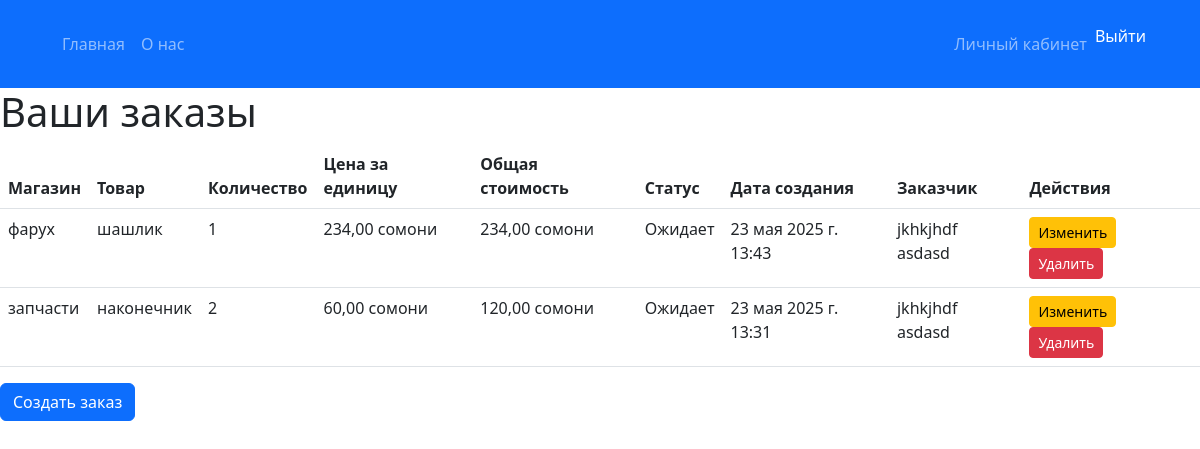
The page /order/list/ (signed in) on the database its author committed.
### order/models.py (models this page shows, shortened)
class Order(models.Model):
    STATUS_CHOICES = (
        ('pending', 'Ожидает'),
        ('in_progress', 'В процессе'),
        ('completed', 'Завершено'),
    )
    user = models.ForeignKey(CustomUser, on_delete=models.CASCADE)
    product = models.ForeignKey(Product, on_delete=models.CASCADE)
    quantity = models.PositiveIntegerField(default=1)
    status = models.CharField(max_length=20, choices=STATUS_CHOICES, default='pending')
    created_at = models.DateTimeField(auto_now_add=True)
    updated_at = models.DateTimeField(auto_now=True)
    class Meta:
        verbose_name = 'Order'
        verbose_name_plural = 'Orders'

### store/models/product.py (models this page shows, shortened)
class Product(models.Model):
    name = models.CharField(max_length=200)
    description = models.TextField()
    price = models.DecimalField(max_digits=8, decimal_places=2)
    subcategory = models.ForeignKey(SubCategory, related_name='products', on_delete=models.CASCADE)
    store = models.ForeignKey(Store, related_name='products', on_delete=models.CASCADE, default=1)  # Значение по умолчанию, которое будет установлено для старых продуктов
    image = models.ImageField(upload_to='product_images/', null=True, blank=True)  # Поле для изображения
    class Meta:
        verbose_name = 'Product'
        verbose_name_plural = 'Products'

### store/models/store.py (models this page shows, shortened)
class Store(models.Model):
    owner = models.OneToOneField(CustomUser, on_delete=models.CASCADE, related_name='store')  # связь с владельцем
    name = models.CharField(max_length=255)  # Название магазина
    description = models.TextField(blank=True)  # Описание магазина
    created_at = models.DateTimeField(auto_now_add=True)  # Дата создания магазина
    logo = models.ImageField(upload_to='store_logos/', null=True, blank=True)  # Логотип магазина (опционально)
    class Meta:
        verbose_name = 'Store'
        verbose_name_plural = 'Stores'

### users/models.py (models this page shows, shortened)
class CustomUser(AbstractUser):
    ROLE_CHOICES = (
        ('buyer', 'Покупатель'),
        ('store_owner', 'Владелец магазина'),
    )
    role = models.CharField(max_length=20, choices=ROLE_CHOICES, default='buyer')
    email = models.EmailField(unique=True)

### order/views.py (the view)
# urls.py: path('list/', views.order_list, name='order-list'),
@login_required
def order_list(request):
    orders = Order.objects.filter(user=request.user).order_by('-created_at')
    for order in orders:
        order.total_price = order.quantity * order.product.price  # Рассчитываем общую стоимость
    product = Product.objects.first()
    return render(request, 'order/order_list.html', {'orders': orders, 'product': product})

### app/context_processors.py (called while the page is built)
def menu_categories(request):
    stores = Store.objects.prefetch_related('categories__subcategories').all()
    return {'menu_categories': stores}

### order/templates/order/order_list.html (shortened to what this page needs)
{% extends 'app/header.html' %}
{% block content %}
<h1>Ваши заказы</h1>
<table class="table">
    <thead>
        <tr>
            <th>Магазин</th>
            <th>Товар</th>
            <th>Количество</th>
            <th>Цена за единицу</th>
            <th>Общая стоимость</th>
            <th>Статус</th>
            <th>Дата создания</th>
            <th>Заказчик</th>
            <th>Действия</th>
        </tr>
    </thead>
    <tbody>
        {% for order in orders %}
        <tr>
            <td>{{ order.product.store.name }}</td>
            <td>{{ order.product.name }}</td>
            <td>{{ order.quantity }}</td>
            <td>{{ order.product.price }} сомони</td>
            <td>{{ order.total_price }} сомони</td>
            <td>{{ order.get_status_display }}</td>
            <td>{{ order.created_at }}</td>
            <td>{{ order.user.get_full_name }}</td>
            <td>
                {% if order.status != 'completed' %}
                    <a href="{% url 'update-order' order.id %}" class="btn btn-warning btn-sm">Изменить</a>
                    <form action="{% url 'delete-order' order.id %}" method="post" class="d-inline">
                        <button type="submit" class="btn btn-danger btn-sm">Удалить</button>
                    </form>
                {% else %}
                    <span class="text-muted">Действия недоступны</span>
                {% endif %}
            </td>
        </tr>
        {% empty %}
        <tr>
            <td colspan="9">Нет заказов</td>
        </tr>
        {% endfor %}
    </tbody>
</table>
<a href="{% url 'create-order' product.id %}" class="btn btn-primary">Создать заказ</a>
{% endblock %}

### rows shown on the page
Order: product.store.name "фарух", product.name "шашлик", quantity "1", product.price "234,00", total_price "234,00", status "Ожидает", created_at "23 мая 2025 г. 13:43", user.get_full_name "jkhkjhdf asdasd", shows "Изменить"
Order: product.store.name "запчасти", product.name "наконечник", quantity "2", product.price "60,00", total_price "120,00", status "Ожидает", created_at "23 мая 2025 г. 13:31", user.get_full_name "jkhkjhdf asdasd", shows "Изменить"
